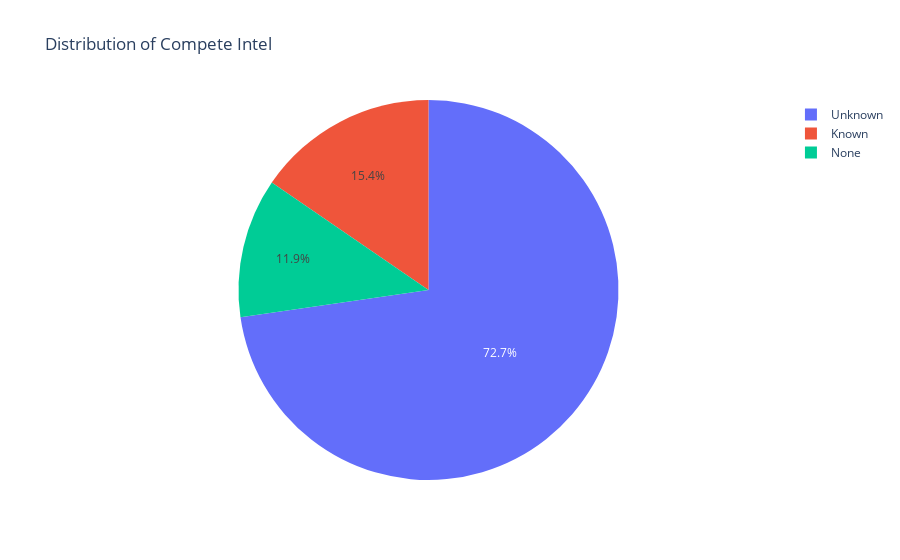

The notebook cell saved with this chart:
### Code cell
# Replace None values with 'None'
df['Compete Intel'].fillna('None', inplace=True)

# Count of 'Unknown', 'Known', and 'None' values in 'Compete Intel' column
counts = df['Compete Intel'].value_counts()

# Create a pie chart using Plotly
fig = px.pie(names=counts.index, values=counts.values, 
             labels=counts.index, title='Distribution of Compete Intel')

# Show the plot
fig.show()

### Figure 1 — Plotly figure (JSON) as saved in the notebook; plotly's stock layout.template omitted (floating-point values rounded to 4 significant figures)
{"data": [{"domain": {"x": [0, 1], "y": [0, 1]}, "hovertemplate": "label=%{label}<br>value=%{value}<extra></extra>", "labels": ["Unknown", "Known", "None"], "legendgroup": "", "name": "", "showlegend": true, "type": "pie", "values": [56724, 12044, 9257]}], "layout": {"legend": {"tracegroupgap": 0}, "title": {"text": "Distribution of Compete Intel"}}}
